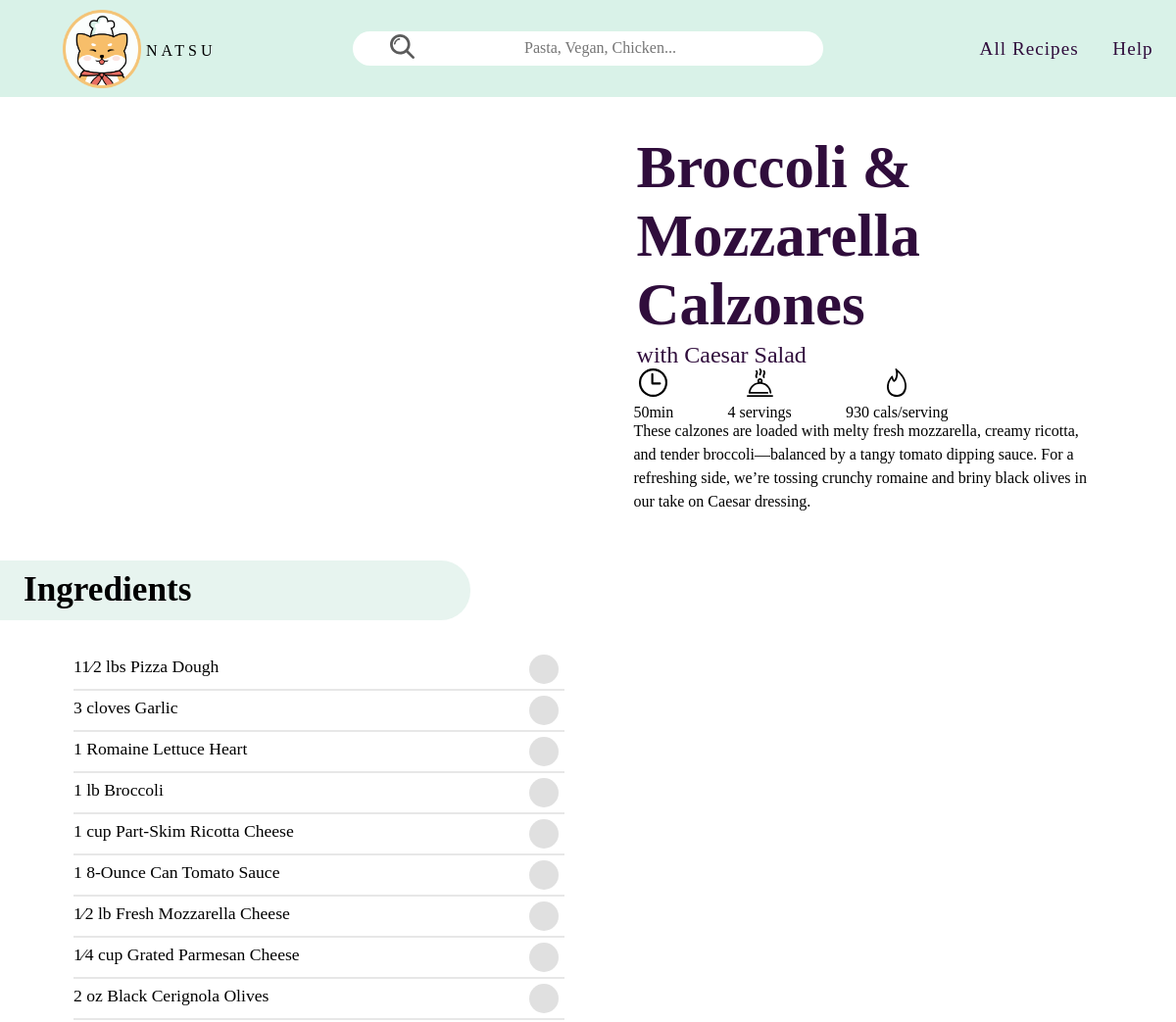
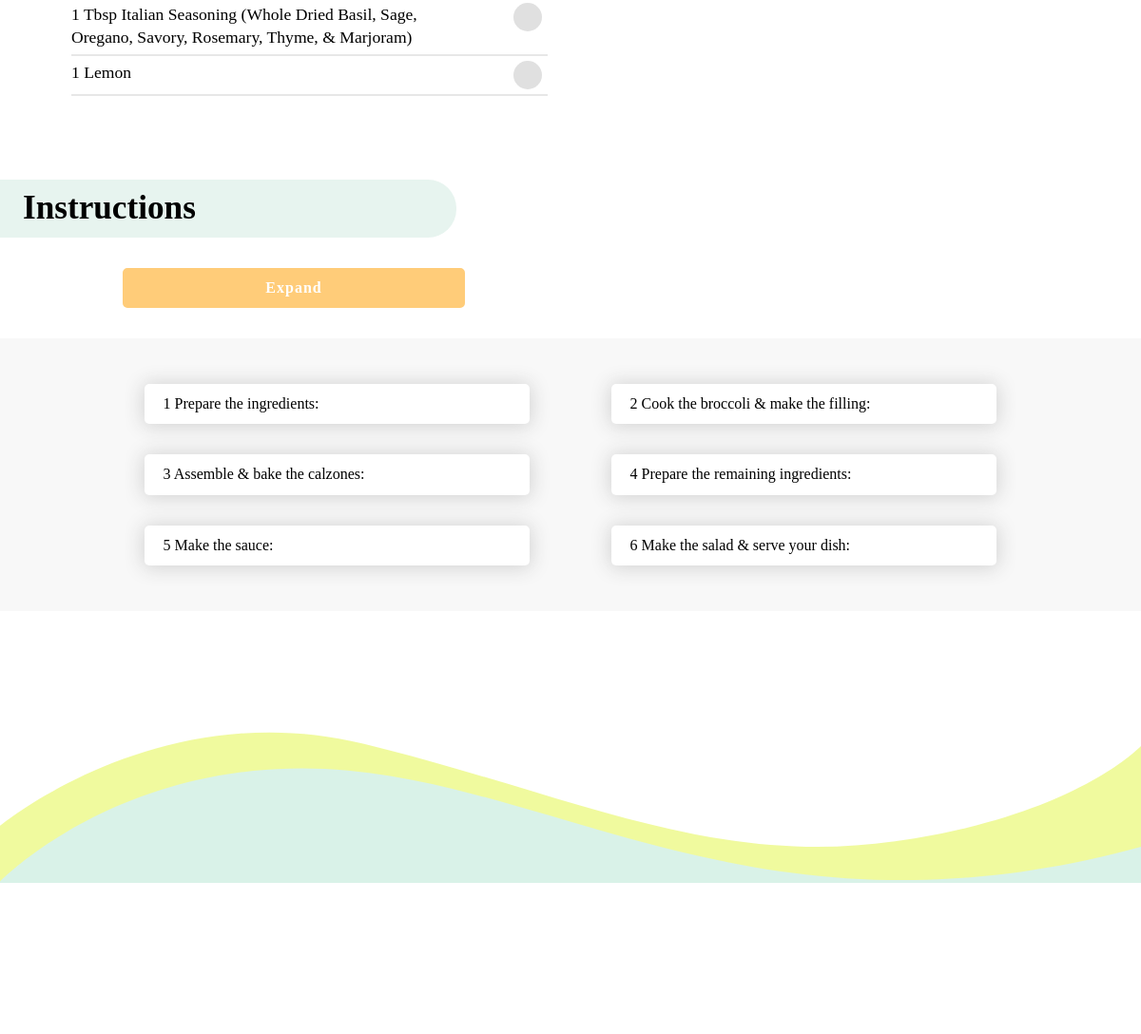
Screenshot of /recipe.php?id=4 with the database file from the repository (2 pictures, top to bottom).
### tables this page shows
CREATE TABLE `recipes` (
  `id` int(11) NOT NULL,
  `tle` varchar(42) DEFAULT NULL,
  `subtitle` varchar(47) DEFAULT NULL,
  `description` varchar(416) DEFAULT NULL,
  `type` varchar(28) DEFAULT NULL,
  `cook_time` varchar(6) DEFAULT NULL,
  `servings` varchar(10) DEFAULT NULL,
  `cal` varchar(8) DEFAULT NULL,
  `cal_per_serving` varchar(16) DEFAULT NULL,
  `rounded_img` varchar(65) DEFAULT NULL,
  `main_img` varchar(60) DEFAULT NULL,
  `ingredients_img` varchar(33) DEFAULT NULL,
  `step_imgs` varchar(461) DEFAULT NULL,
  `all_ingredients` varchar(412) DEFAULT NULL,
  `step_title_1` varchar(52) DEFAULT NULL,
  `step_desc_1` varchar(898) DEFAULT NULL,
  `step_title_2` varchar(53) DEFAULT NULL,
  `step_desc_2` varchar(896) DEFAULT NULL,
  `step_title_3` varchar(43) DEFAULT NULL,
  `step_desc_3` varchar(745) DEFAULT NULL,
  `step_title_4` varchar(46) DEFAULT NULL,
  `step_desc_4` varchar(739) DEFAULT NULL,
  `step_title_5` varchar(47) DEFAULT NULL,
  `step_desc_5` varchar(869) DEFAULT NULL,
  `step_title_6` varchar(44) DEFAULT NULL,
  `step_desc_6` varchar(593) DEFAULT NULL
);

### recipe.php (the view, shortened to what this page needs)
<?php
include "includes/database.php";
 $id = $_GET['id'];
 $query = "SELECT * FROM recipes WHERE `id` LIKE '$id'";
 $result = mysqli_query($connection, $query);
 ?>
<!DOCTYPE html>
<html lang="en">
<head>
    <link rel="stylesheet" href="hamburgers-master/dist/hamburgers2.css">
    <link rel="stylesheet" href="recipe.css">
    <link rel="stylesheet" href="main.css">
    <link rel="stylesheet" href="checkbox.css">
</head>
<body>
<?php include "includes/_header.php";?>
<?php while ($row = mysqli_fetch_assoc($result)) {
?>
    <div class="afterheader">
        <div class="side">
            <div class="headerimg">
            </div>
            <div class="header" >
                <div id="title"><p><b><?php echo $row['tle'];?></b></p></div>
                <div id="subtitle"><p><?php echo $row['subtitle'];?></p></div>
            </div>
            <div class="icons">
                <div><img src="images/icons/time.svg" alt=""><p><?php echo $row['cook_time'];?></p></div>
                <div><img src="images/icons/serve.svg" alt=""><p><?php echo $row['servings'];?></p></div>
                <div><img src="images/icons/calories.svg" alt=""><p><?php echo $row['cal_per_serving'];?></p></div>
            </div>
            <div class="description">
                <p>
                <?php echo $row['description'];?>
                </p>
            </div>
        </div>
        <div class="ingredient">
            <h1>Ingredients</h1>
        </div>
    <div class="side2">
        <div class="ing-pic"><img src="IDM232-assets/ingredients_img/<?php echo $row['ingredients_img']; ?>" alt=""></div>
        <div class="ingredient-info">
                <div class="item">
                    <?php
                        $ingredStr = $row['all_ingredients'];
                        $ingredArray = explode("*", $ingredStr);
                        for ($lp=0; $lp<count($ingredArray); $lp++){
                            $oneIngred = $ingredArray[$lp];
                    ?>
                    <div class="inline">
                        <p id="food"><?php echo $oneIngred;?></p>
                        <div class="box1">
                        <div id="app">
                            <div class="card">
                            <ul id="list">
                                <li class="item">
                                <div class="custom-checkbox">
                                    <svg viewBox="0 0 35.6 35.6">
                                    <circle class="background" cx="17.8" cy="17.8" r="17.8"></circle>
                                    <circle class="stroke" cx="17.8" cy="17.8" r="14.37"></circle>
                                    <polyline class="check" points="11.78 18.12 15.55 22.23 25.17 12.87"></polyline>
                                    </svg>
                                </div>
                                </li>
                            </ul>
                            </div>
                        </div>
                    </div>
                </div>
                <hr>
                <?php } ?>
            </div>
    </div>
                        </div>
        <div class="ingredient">
            <h1>Instructions</h1>
        </div>
        <div id="exp-col">
            <button id="exp">
                <p><b>Expand</b></p>
            </button>
        </div>
        <div class="steps">
            <div class="step one">
                <p><?php echo $row['step_title_1'];?></p>
            </div>
            <div class="step two">
                <p><?php echo $row['step_title_2'];?></p>
            </div>
            <div class="step three">
                <p><?php echo $row['step_title_3'];?></p>
            </div>
            <div class="step four">
                <p><?php echo $row['step_title_4'];?></p>
            </div>
            <div class="step five">
                <p><?php echo $row['step_title_5'];?></p>
            </div>
            <div class="step six">
                <p><?php echo $row['step_title_6'];?></p>
            </div>
        </div>
        <?php } ?>
<?php include "includes/_footer.php";?>
</body>
</html>

### main.css (style rules this page uses)
input, button, submit { border:none; padding: 0; background: none }
html { font-family: quicksand; overflow-x: hidden; }
body { overflow-x: hidden; }
* { box-sizing: border-box; margin: 0; }

### checkbox.css (style rules this page uses)
#app { margin: 0; }
ul { list-style-type: none; margin:0; padding: 0; }
.custom-checkbox { position: relative; width: 30px; height: 30px; }

### rows the page displays
recipes: tle "Broccoli & Mozzarella Calzones", subtitle "with Caesar Salad", cook_time "50min", servings "4 servings", cal_per_serving "930 cals/serving", description "These calzones are loaded with melty fresh mozzarella, creamy ricotta, and tender broccoli—balanced by a tangy tomato dipping sauce. For a refreshing side, weʼre tossing crunchy romaine and briny black olives in our take on Caesar dressing.", all_ingredients "11⁄2 lbs Pizza Dough", all_ingredients "3 cloves Garlic", all_ingredients "1 Romaine Lettuce Heart", all_ingredients "1 lb Broccoli", all_ingredients "1 cup Part-Skim Ricotta Cheese", all_ingredients "1 8-Ounce Can Tomato Sauce", all_ingredients "1⁄2 lb Fresh Mozzarella Cheese", all_ingredients "1⁄4 cup Grated Parmesan Cheese", all_ingredients "2 oz Black Cerignola Olives", all_ingredients "1 Tbsp Italian Seasoning (Whole Dried Basil, Sage, Oregano, Savory, Rosemary, Thyme, & Marjoram)", all_ingredients "1 Lemon", step_title_1 "1 Prepare the ingredients:", step_title_2 "2 Cook the broccoli & make the filling:", step_title_3 "3 Assemble & bake the calzones:", step_title_4 "4 Prepare the remaining ingredients:", step_title_5 "5 Make the sauce:", step_title_6 "6 Make the salad & serve your dish:"
